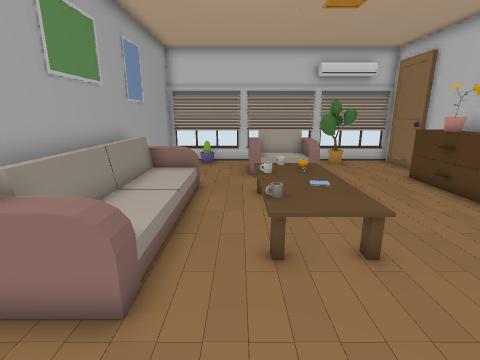
View 1 (above)

13 first-person views from a walk through a scene from a Unity 3-D project. The camera is 1.5 m above the floor, tilts 14° down and sees 85° across. The floor is counted in squares, 0.5 m on a side. Each view is taken from the middle of a square. On the plan, view 1 faces up. The plan holds only what a view shows up to about 19 squares ahead; the rest is blank. The player character is not drawn.

View 2
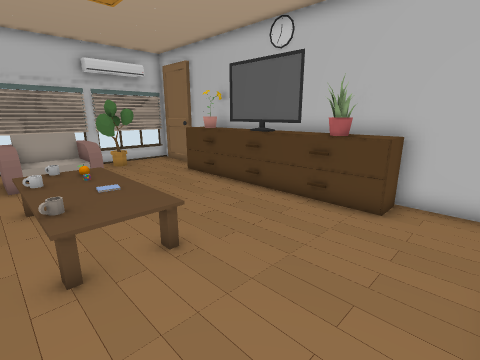

View 3
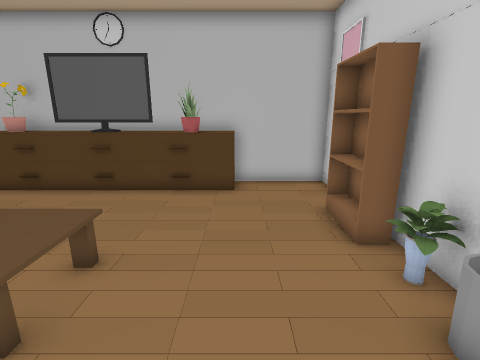

View 4
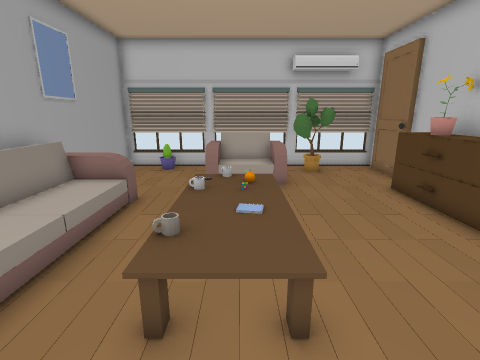

View 5
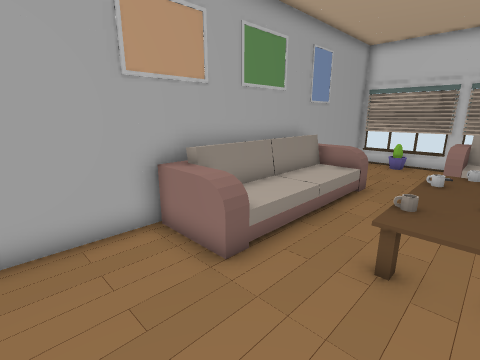

View 6
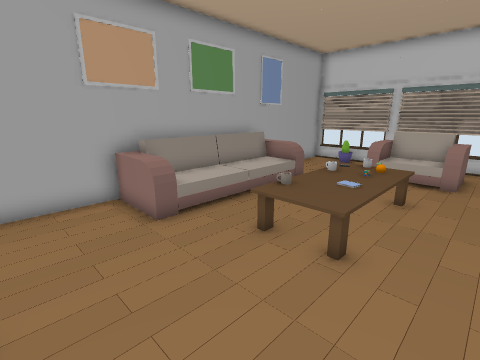

View 7
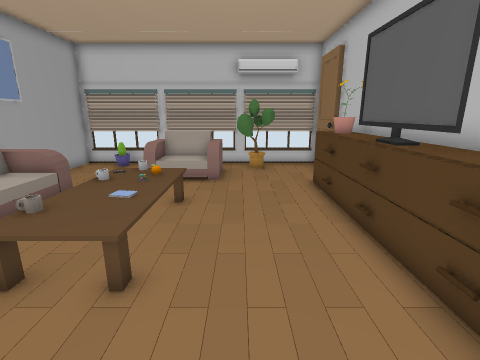

View 8
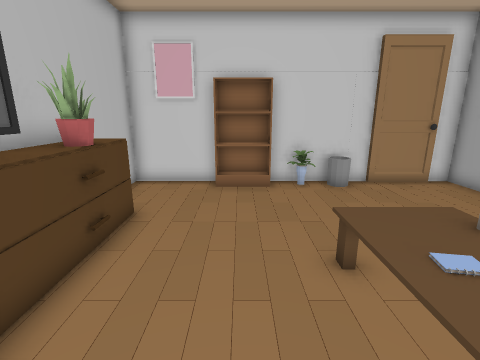

View 9
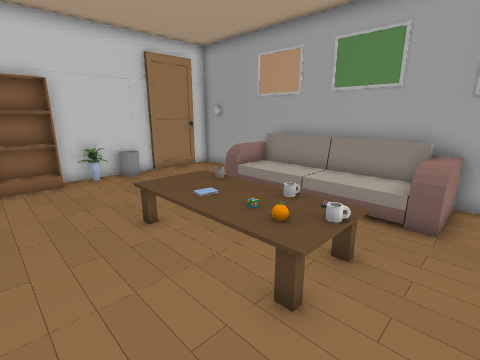

View 10
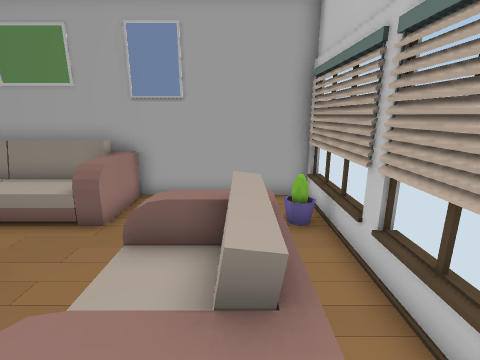

View 11
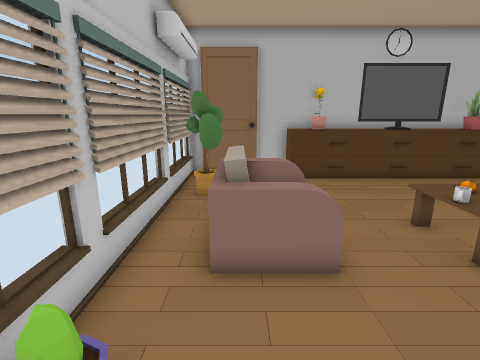

View 12
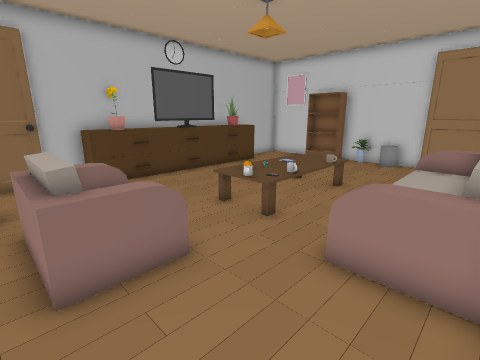

View 13
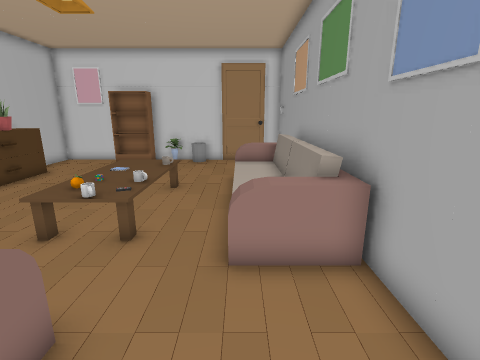

### Floor plan
Key: @ floor where view 1 was taken; # wall or solid block; . floor; / step, stairs or slope; = window, fence, low wall or low ledge; ^ raised ledge; v drop or lower ground; O other object.
Columns run from 5 left of view 1 to 10 right of it. Each row starts with its distance up from view 1.
 18 #######  ######
 17 #..O.######O..#
 16 #.....OOOOOO.. #
 15 #.....OOOO.... #
 14 #.....  OO.....#
 13 #.....O..=.....#
 12 #............^O#
 11 #OOO.........^O#
 10 ## /..OOO....^^#
  9 #O /..OOO....=^#
  8 #O /..OOO....=O#
  7 #O /..OOO....=O#
  6 #O /..OOO....=^#
  5 #O /..OOO....^^#
  4 #  O.........^O#
  3 #OvO.........^^#
  2 #.............^#
  1 #..............#
  0 #....@.........#
 -1 ###  OOO.###...#
 -2    ###  ########

Positions as (right, up) in squares from view 1, and headings:
1: (0, 0), facing up
2: (0, 0), facing up-right
3: (-2, 2), facing right
4: (2, 2), facing up
5: (2, 0), facing up-left
6: (5, 0), facing up-left
7: (5, 1), facing up
8: (5, 10), facing down
9: (6, 12), facing down-left
10: (5, 15), facing left
11: (-4, 15), facing right
12: (-4, 16), facing down-right
13: (-2, 16), facing down
